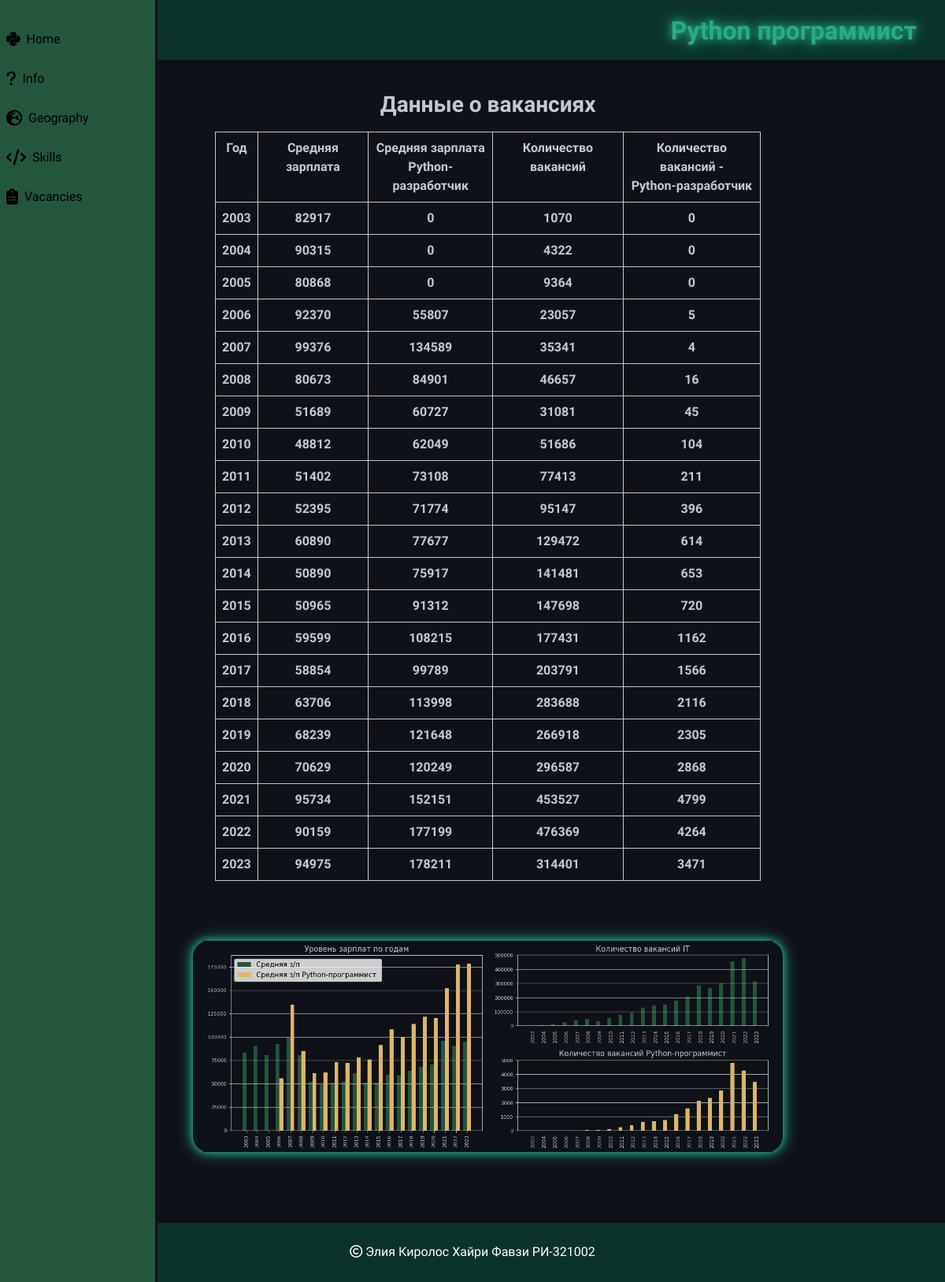
The app's page /info/ with its own data.
### main/models.py (models this page shows)
class Demand(models.Model):
    title = models.CharField(
        'Заголовок',
        max_length=100,
        default='demand'
    )
    text = models.TextField('Текст', default=None)
    graph_left = models.ImageField(
        'График №2',
        default=None,
        upload_to='demand'
    )
    graph_right = models.ImageField(
        'График №1',
        default=None,
        upload_to='demand'
    )

### main/views.py (the view)
# urls.py: path('info/', views.info, name='info'),
def info(request):
    infopage = Demand.objects.all()[0]
    return render(
        request,
        'main/info.html',
        context={
            'infopage': infopage,
        }
    )

### main/templates/main/info.html
{% extends 'main/mainpage.html' %}
{% load static %}
{% block content %}
<div style="text-align: center">
    {{ infopage.text|safe }}
    <div class="info_img">
        <img style="margin: 0" width="48%" src="{{ infopage.graph_left.url }}"/>
        <img style="margin: 0" width="48%" src="{{ infopage.graph_right.url }}"/>
    </div>
</div>
{% endblock %}

### main/templates/main/mainpage.html (shortened to what this page needs)
{% load static %}
<!DOCTYPE html>
<html lang="ru">
<head>
    <link rel="stylesheet" href="https://cdn.jsdelivr.net/npm/bootstrap@5.2.3/dist/css/bootstrap.min.css">
    <link rel="stylesheet" href="{% static 'main/css/main.css' %}">
</head>
<body>
<header>
    <h2><b>Python программист</b></h2>
</header>
<div class="container">
    <aside>
        <ul>
            <li><a href="{% url 'home' %}"><i class="fa-brands fa-python"></i> Home</a></li>
            <li><a href="{% url 'info' %}"><i class="fa-solid fa-question"></i> Info</a></li>
            <li><a href="{% url 'geography' %}"><i class="fa-solid fa-earth-europe"></i> Geography</a></li>
            <li><a href="{% url 'skills' %}"><i class="fa-solid fa-code"></i> Skills</a></li>
            <li><a href="{% url 'vacancies' %}"><i class="fa-solid fa-clipboard-list"></i> Vacancies</a></li>
        </ul>
    </aside>
    <div class="page">
        <main class="main">
            {% block content %}
            {% endblock %}
        </main>
    </div>
</div>
<footer>
    <p><i class="fa-regular fa-copyright"></i> Элия Киролос Хайри Фавзи РИ-321002</p>
</footer>
</body>
</html>

### static/main/css/main.css (style rules this page uses)
body { font-family: 'Comfortaa', cursive; background: #0e1117; color: #C1CAD2; }
table { border-color: #C1CAD2; }
table tr, th { border-color: #C1CAD2; }
aside { height: 100%; width: 200px; position: fixed; z-index: 1; top: 0; left: 0; overflow-x: hidden; padding-top: 20px; background: #24563e; border-right: 3px solid #111111; }
aside ul { padding-top: 2%; list-style: none; }
aside ul li { display: block; margin-top: 20px; transition: all .6s ease; padding: 8px; }
aside ul li a { color: #ffffff; display: block; font-size: 25px; text-decoration: none; }
header { padding-bottom: 10px; margin-bottom: auto; background: #0c3329; }
header h2 { text-shadow: 0 0 10px #29ab87, 0 0 20px #29ab87; color: #29ab87; padding: 20px 3% 0 0; text-align: right; }
footer { font-weight: lighter; text-align: center; background: #0c3329; padding: 10px; margin-top: auto; color: #ffffff; }
footer p { padding-top: 15px; }
.info_img { border-radius: 20px; box-shadow: 0 0 10px #29ab87, 0 0 20px #29ab87; margin: 50px 10% 50px 10% ; width: 80%; }
.page { overflow: hidden; display: grid; grid-template-rows: auto 1fr auto; min-height: 100vh; }
.main { margin-left: 8%; padding: 40px 70px 40px 20px; }
aside ul { list-style-type: none; padding: 0; margin: 0; }
aside ul li { margin: 10px 0; }
aside ul li a { text-decoration: none; font-size: 16px; color: #000; display: flex; align-items: center; }
aside ul li a i { margin-right: 8px; font-size: 20px; }

### records on screen
Demand: text "Данные о вакансиях Год Средняя зарплата Средняя зарплата Python-разработчик Количество вакансий Количество вакансий - Python-разработчик 2003 82917 0 1070 0 2004 90315 0 4322 0 2005 80868 0 9364 0 2006 92370 55807 23057 5 2007 99376 134589 35341 4 2008 80673 84901 46657 16 2009 51689 60727 31081 45 2010 48812 62049 51686 104 2011 51402 73108 77413 211 2012 52395 71774 95147 396 2013 60890 77677 129472 614 2014 50890 75917 141481 653 2015 50965 91312 147698 720 2016 59599 108215 177431 1162 2017 58854 99789 203791 1566 2018 63706 113998 283688 2116 2019 68239 121648 266918 2305 2020 70629 120249 296587 2868 2021 95734 152151 453527 4799 2022 90159 177199 476369 4264 2023 94975 178211 314401…", graph_left (picture), graph_right (picture)
